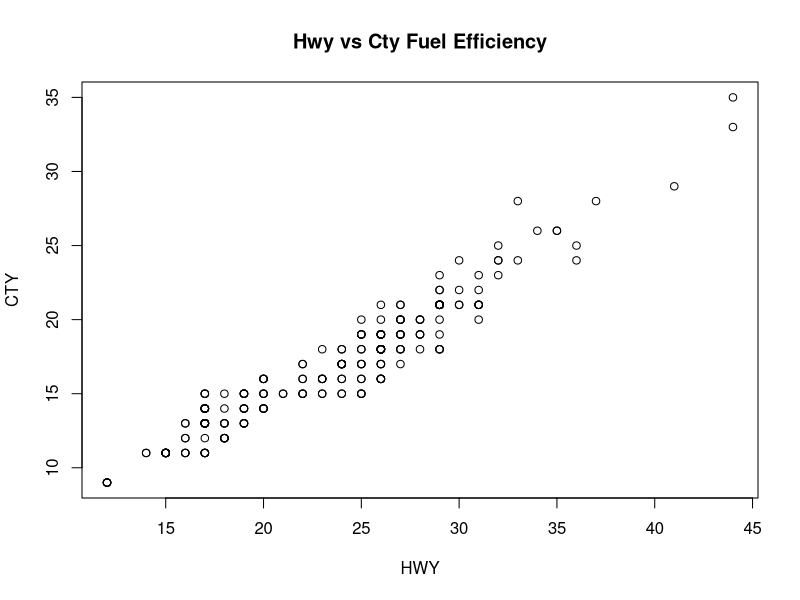
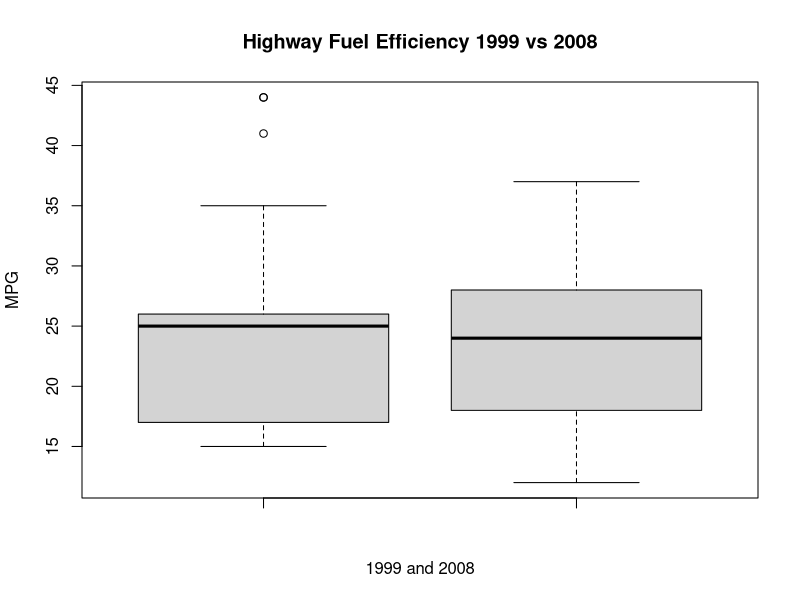
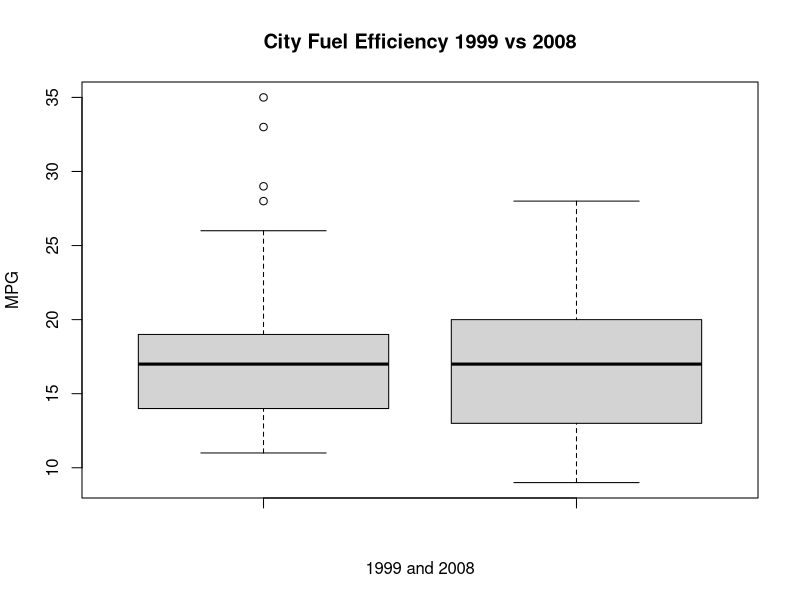

R code for these plots, in order:
## ---- chunk 1
knitr::opts_chunk$set(echo = TRUE)
## ---- chunk 2
temps <- c(15,-10)
cel <-((temps)-32)*(5/9)
cel
## ---- chunk 3
vec200 <- rep(c(1,0),100)
vec200
## ---- chunk 4
numPerfect <-floor(sqrt(1001)) - ceiling(sqrt(1)) + 1
numPerfect
## ---- chunk 5
library(ggplot2)

newdata <- mpg[order(-mpg$hwy),]
top3 <- head(newdata,3)
top3
## ---- chunk 6
mpg_compact <- mpg[mpg$class== 'compact',]
numCompact <-length(unique(mpg_compact$model))
numCompact
## ---- chunk 7
library(ggplot2)
plot(mpg$hwy, mpg$cty, xlab='HWY',ylab='CTY',main='Hwy vs Cty Fuel Efficiency')
## ---- chunk 8
dat2008 <- mpg[mpg$year== 2008,]
dat1999 <- mpg[mpg$year== 1999,]

hwy2008 <- dat2008$hwy
cty2008 <- dat2008$cty

hwy1999 <- dat1999$hwy
cty1999 <- dat1999$cty

summary(hwy1999)
summary(cty1999)
summary(hwy2008)
summary(cty2008)

boxplot(hwy1999, hwy2008, xlab='1999 and 2008',ylab='MPG',main='Highway Fuel Efficiency 1999 vs 2008')
boxplot(cty1999, cty2008, xlab='1999 and 2008',ylab='MPG',main='City Fuel Efficiency 1999 vs 2008')
